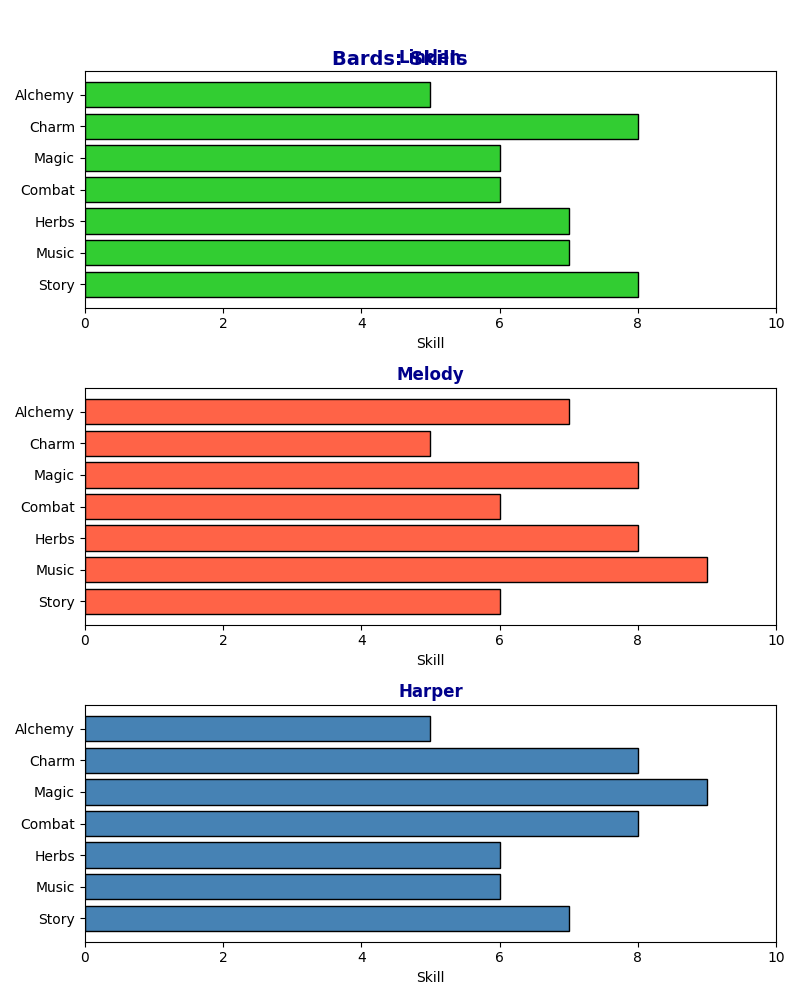

This chart was generated by the following Python code:
import numpy as np
import matplotlib.pyplot as plt

categories = ['Story', 'Music', 'Herbs', 'Combat', 'Magic', 'Charm', 'Alchemy']

bard_1 = np.array([8, 7, 7, 6, 6, 8, 5])
bard_2 = np.array([6, 9, 8, 6, 8, 5, 7])
bard_3 = np.array([7, 6, 6, 8, 9, 8, 5])

bards_data = [bard_1, bard_2, bard_3]
bards_names = ['Linden', 'Melody', 'Harper']

colors = ['#32CD32', '#FF6347', '#4682B4']

fig, axs = plt.subplots(3, 1, figsize=(8, 10))

for ax, bard_data, bard_name, color in zip(axs, bards_data, bards_names, colors):
    ax.barh(categories, bard_data, color=color, edgecolor='black')
    ax.set_xlim(0, 10)
    ax.set_title(bard_name, fontsize=12, fontweight='bold', color='darkblue')
    ax.set_xlabel('Skill', fontsize=10)
    ax.set_yticks(np.arange(len(categories)))
    ax.set_yticklabels(categories, fontsize=10)

fig.suptitle('Bards: Skills', size=14, color='darkblue', y=0.95, fontweight='bold')
plt.tight_layout()
plt.show()
